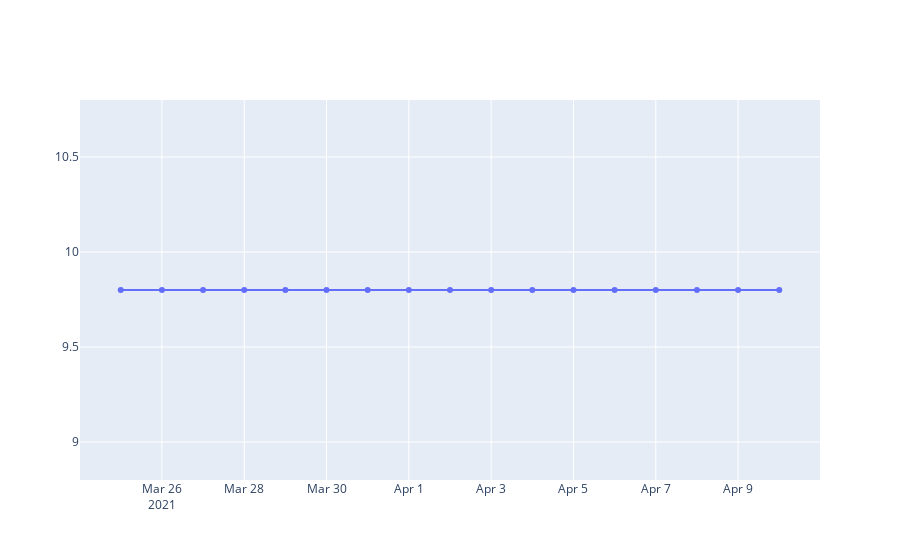

The cell this chart's notebook holds for it:
### Markdown cell above
# Positive Emotion

### Code cell
excel_file = '/home/manikya_varshney/Documents/Python/Yale/All Graphs/Graphs/GraphValues.xlsx'
df = pd.read_excel(excel_file)

data = [go.Scatter( x=df['Date'], y=df['Positive Emotion'])]

fig = go.Figure(data)
fig.show()

plotly.offline.plot(fig, filename="/home/manikya_varshney/Documents/Python/Yale/All Graphs/Graphs/Positive Emotion(Proportion).html")

### Figure 1 — Plotly figure (JSON) as saved in the notebook; plotly's stock layout.template omitted (floating-point values rounded to 4 significant figures)
{"data": [{"type": "scatter", "x": ["2021-03-25T00:00:00", "2021-03-26T00:00:00", "2021-03-27T00:00:00", "2021-03-28T00:00:00", "2021-03-29T00:00:00", "2021-03-30T00:00:00", "2021-03-31T00:00:00", "2021-04-01T00:00:00", "2021-04-02T00:00:00", "2021-04-03T00:00:00", "2021-04-04T00:00:00", "2021-04-05T00:00:00", "2021-04-06T00:00:00", "2021-04-07T00:00:00", "2021-04-08T00:00:00", "2021-04-09T00:00:00", "2021-04-10T00:00:00"], "y": [9.8, 9.8, 9.8, 9.8, 9.8, 9.8, 9.8, 9.8, 9.8, 9.8, 9.8, 9.8, 9.8, 9.8, 9.8, 9.8, 9.8]}], "layout": {}}
